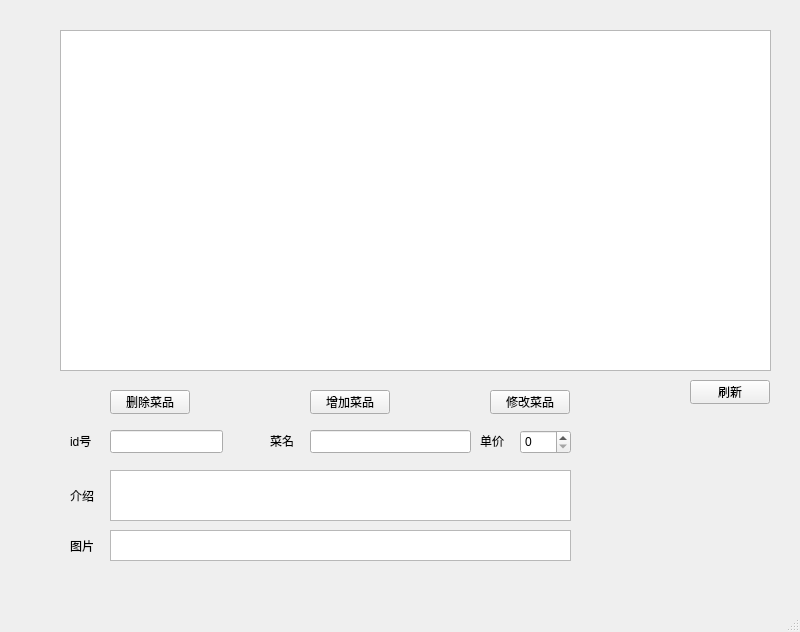
<?xml version="1.0" encoding="UTF-8"?>
<ui version="4.0">
 <class>Menu</class>
 <widget class="QMainWindow" name="Menu">
  <property name="geometry">
   <rect>
    <x>0</x>
    <y>0</y>
    <width>800</width>
    <height>632</height>
   </rect>
  </property>
  <property name="windowTitle">
   <string>MainWindow</string>
  </property>
  <widget class="QWidget" name="centralwidget">
   <widget class="QTableView" name="tableView">
    <property name="geometry">
     <rect>
      <x>60</x>
      <y>30</y>
      <width>711</width>
      <height>341</height>
     </rect>
    </property>
   </widget>
   <widget class="QPushButton" name="pushButton">
    <property name="geometry">
     <rect>
      <x>310</x>
      <y>390</y>
      <width>80</width>
      <height>24</height>
     </rect>
    </property>
    <property name="text">
     <string>增加菜品</string>
    </property>
   </widget>
   <widget class="QLineEdit" name="name">
    <property name="geometry">
     <rect>
      <x>310</x>
      <y>430</y>
      <width>161</width>
      <height>23</height>
     </rect>
    </property>
   </widget>
   <widget class="QSpinBox" name="price">
    <property name="geometry">
     <rect>
      <x>520</x>
      <y>430</y>
      <width>51</width>
      <height>24</height>
     </rect>
    </property>
   </widget>
   <widget class="QTextEdit" name="introduction">
    <property name="geometry">
     <rect>
      <x>110</x>
      <y>470</y>
      <width>461</width>
      <height>51</height>
     </rect>
    </property>
   </widget>
   <widget class="QLabel" name="label">
    <property name="geometry">
     <rect>
      <x>270</x>
      <y>430</y>
      <width>31</width>
      <height>21</height>
     </rect>
    </property>
    <property name="text">
     <string>菜名</string>
    </property>
   </widget>
   <widget class="QLabel" name="label_2">
    <property name="geometry">
     <rect>
      <x>70</x>
      <y>470</y>
      <width>31</width>
      <height>51</height>
     </rect>
    </property>
    <property name="text">
     <string>介绍</string>
    </property>
   </widget>
   <widget class="QLabel" name="label_3">
    <property name="geometry">
     <rect>
      <x>480</x>
      <y>430</y>
      <width>41</width>
      <height>21</height>
     </rect>
    </property>
    <property name="text">
     <string>单价</string>
    </property>
   </widget>
   <widget class="QPushButton" name="pushButton_2">
    <property name="geometry">
     <rect>
      <x>690</x>
      <y>380</y>
      <width>80</width>
      <height>24</height>
     </rect>
    </property>
    <property name="text">
     <string>刷新</string>
    </property>
   </widget>
   <widget class="QPushButton" name="pushButton_3">
    <property name="geometry">
     <rect>
      <x>110</x>
      <y>390</y>
      <width>80</width>
      <height>24</height>
     </rect>
    </property>
    <property name="text">
     <string>删除菜品</string>
    </property>
   </widget>
   <widget class="QLineEdit" name="id">
    <property name="geometry">
     <rect>
      <x>110</x>
      <y>430</y>
      <width>113</width>
      <height>23</height>
     </rect>
    </property>
   </widget>
   <widget class="QLabel" name="label_4">
    <property name="geometry">
     <rect>
      <x>70</x>
      <y>430</y>
      <width>31</width>
      <height>21</height>
     </rect>
    </property>
    <property name="text">
     <string>id号</string>
    </property>
   </widget>
   <widget class="QPushButton" name="pushButton_4">
    <property name="geometry">
     <rect>
      <x>490</x>
      <y>390</y>
      <width>80</width>
      <height>24</height>
     </rect>
    </property>
    <property name="text">
     <string>修改菜品</string>
    </property>
   </widget>
   <widget class="QLabel" name="label_5">
    <property name="geometry">
     <rect>
      <x>70</x>
      <y>530</y>
      <width>31</width>
      <height>31</height>
     </rect>
    </property>
    <property name="text">
     <string>图片</string>
    </property>
   </widget>
   <widget class="QTextEdit" name="photo">
    <property name="geometry">
     <rect>
      <x>110</x>
      <y>530</y>
      <width>461</width>
      <height>31</height>
     </rect>
    </property>
   </widget>
  </widget>
  <widget class="QMenuBar" name="menubar">
   <property name="geometry">
    <rect>
     <x>0</x>
     <y>0</y>
     <width>800</width>
     <height>21</height>
    </rect>
   </property>
  </widget>
  <widget class="QStatusBar" name="statusbar"/>
 </widget>
 <resources/>
 <connections/>
</ui>
